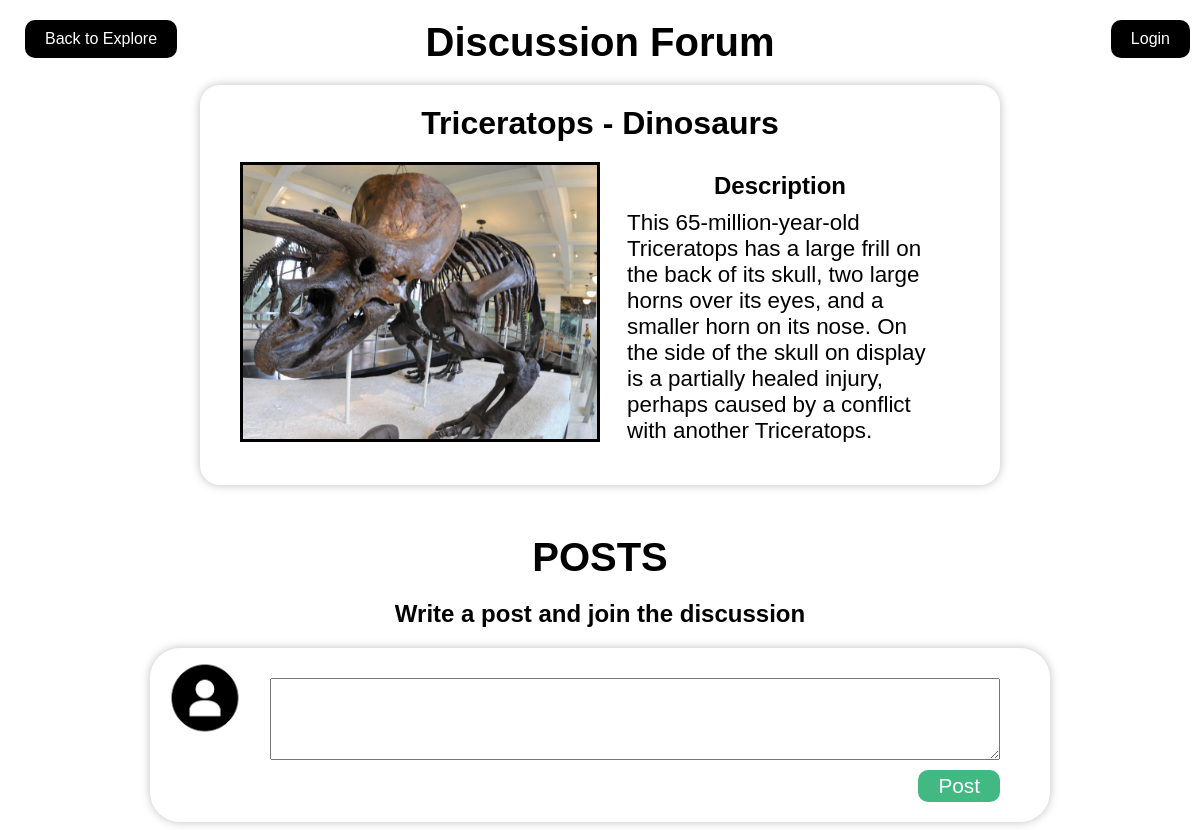
The app's page /discussion/7, older data.
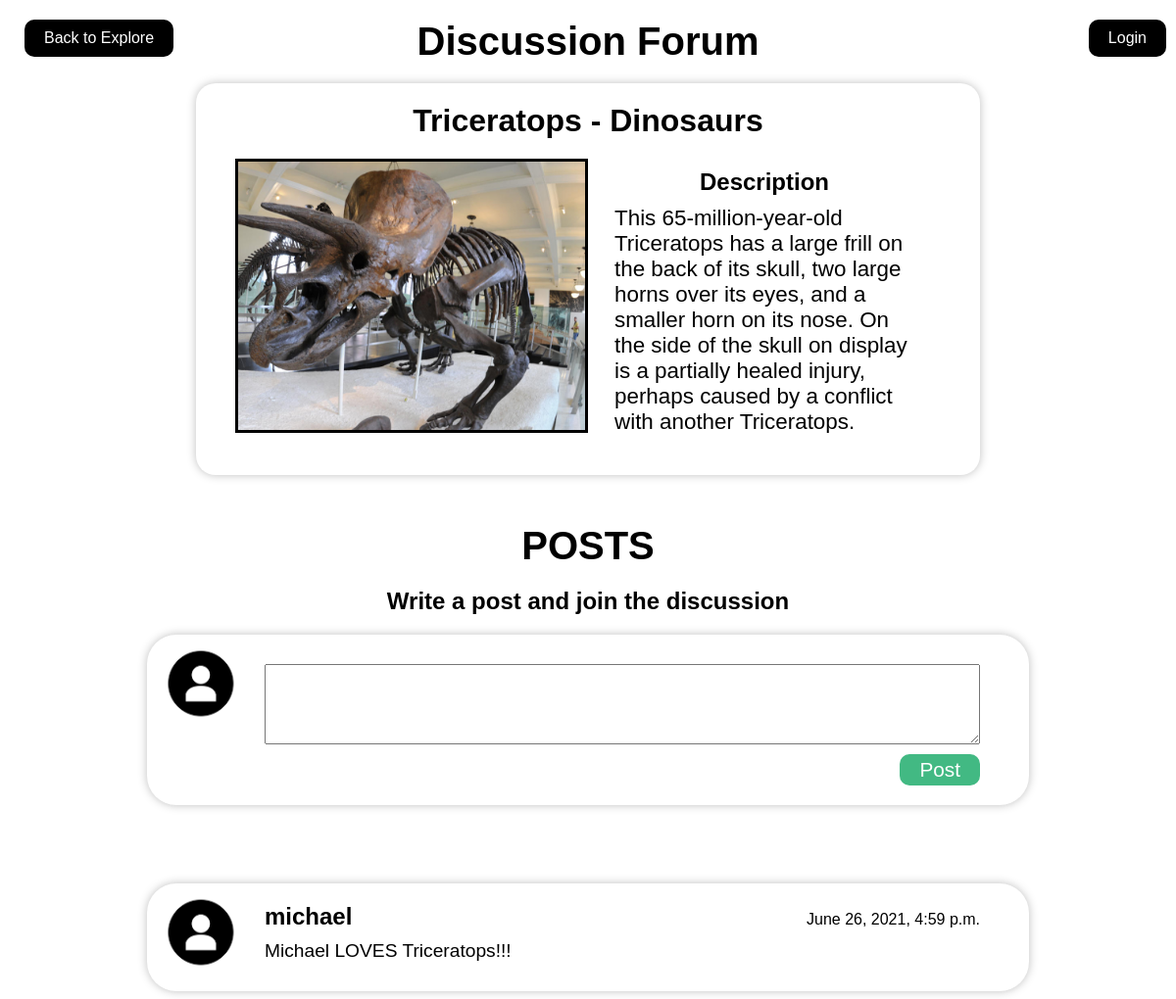
The same page, newer data.
### backend/models.py (models this page shows, shortened)
class DiscussionPost(models.Model):
    item = models.ForeignKey(Item, on_delete=models.CASCADE)
    user = models.ForeignKey(User, on_delete=models.CASCADE)
    time = models.DateTimeField(auto_now=True)
    post = models.TextField(null=True, blank=True)

class User(models.Model):
    username = models.CharField(max_length=64, unique=True)
    password = models.CharField(max_length=64)
    name = models.CharField(max_length=64)

### backend/views.py (the view, shortened to what this page needs)
# urls.py: path('discussion', views.discussion, name="discussion"),
def discussion(request, item_pk=2):
    if request.method == 'GET':
        dps = DiscussionPost.objects.filter(item=Item.objects.get(id=item_pk))
        print(dps)
        item = Item.objects.get(id=item_pk)
        data = {"posts":dps, "item":item, "loggedIn": False}
        if "username" in request.session:
            loggedIn = True
            user = User.objects.get(username=request.session["username"])
            data.update({"loggedIn": loggedIn, "user": user})
        return render(request, "discussion.html", data)

### backend/templates/discussion.html (shortened to what this page needs)
<!DOCTYPE html>
<html>
    <head>
        <link rel="stylesheet" href="../static/style.css">
        <h1 class="title-discussion">Discussion Forum</h1>
    </head>
    <body>
        <a class="back-button" style="" href="../" onclick="backButton()">Back to Explore</a>
        <a class="back-discuss">Login</a>
        <main class="artifact" style="height: 50%; width: 800px;">
            <h1>{{ item.name }} - {{ item.category }}</h1>
            <div style="height: 20px;"></div>
            <div class="artifact__content">
                <div style="background-image: url({{ item.img.url }});" class="img"></div>
                <div class="text">
                    <h3>Description</h3>
                    <p>{{ item.description | linebreaksbr }}</p>
                </div>
            </div>
            <div style="height: 20px;"></div>
        </main>
        <div style="height: 30px;"></div>
        <h1 style="text-align: center; margin: auto;font-size: 2.5rem; padding: 20px 0px;">POSTS</h1>
        <h3 style="font-size: 1.5rem; text-align: center; margin:auto;">Write a post and join the discussion</h3>
        <div style="height: 20px;"></div>
        <form class="discussion" method="POST">
            <img src="../static/images/usericon.png" alt="">
            <div class="discussion__text">
                <textarea id="textarea" name="textarea" rows="4" cols="50"></textarea>
                <button type="submit">Post</button>
            </div>
        </form>
        <div style="height: 40px;"></div>
        <div style="display: flex; flex-direction: column-reverse;">
        {% for item in posts %}
            <section class="discussion">
                <img src="../static/images/usericon.png" alt="">
                <div class="discussion__text">
                    <header>
                        <h3>{{ item.user.name }}</h3>
                        <h4>{{ item.time }}</h4>
                    </header>
                    <p>{{ item.post }}</p>
                </div>
            </section>
            <div style="height: 40px;"></div>
        {% endfor %}
        </div>
        <div style="height: 50px;"></div>
    </body>
</html>

Row changes from the older to the newer data that the page shows:
added DiscussionPost: user.name "michael", time "June 26, 2021, 4:59 p.m.", post "Michael LOVES Triceratops!!!"
